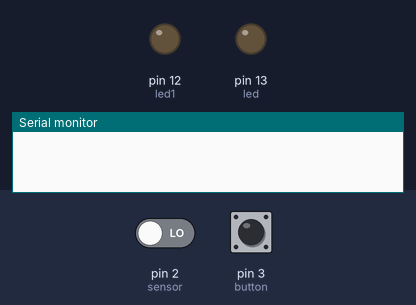
Bench run of a sketch on a simulated Arduino Uno, built with avr-gcc and run on an emulated ATmega328P. Parts: output pins drawn as LEDs (lit = HIGH), the last lines printed to the serial monitor. The test bench sets the inputs (shaded band); at power-on: pin 2 (sensor) LOW, pin 3 (button) LOW.

Above: at 1.2 s.
1.3 s: pin 2 (sensor) driven HIGH
At 1.6 s:
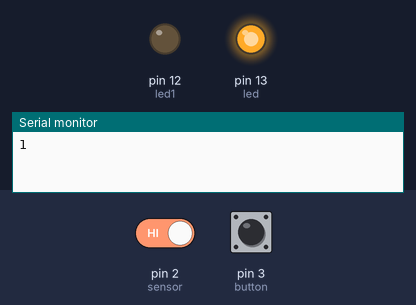
2.8 s: pin 3 (button) pulled HIGH for 0.15 s
At 2.88 s:
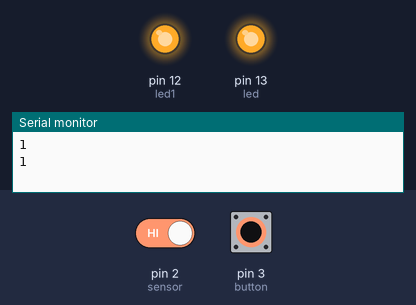
4.4 s: pin 3 (button) pulled HIGH for 3.2 s
At 8.8 s:
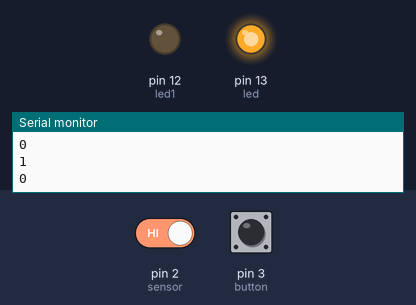
9.1 s: pin 2 (sensor) driven LOW
At 10.0 s:
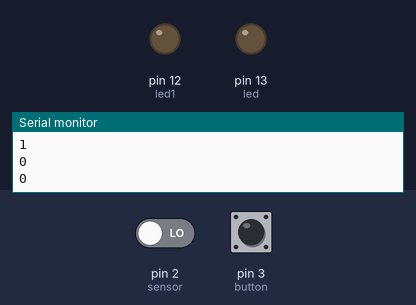
10.6 s: pin 3 (button) pulled HIGH for 1 s
At 11.1 s:
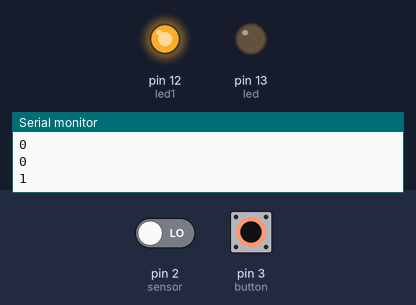
Timing chart, 0 to 13.6 s (numbered marks = the images above; inputs shaded):
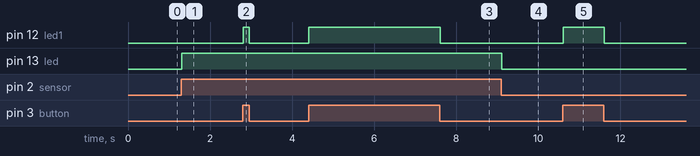

Measured:
- after the input at 1.3 s, pin 13 (led): LOW → HIGH at once
- after the input at 2.8 s, pin 12 (led1): LOW → HIGH at once, → LOW 0.15 s later
- after the input at 4.4 s, pin 12 (led1): LOW → HIGH at once, → LOW 3.2 s later
- after the input at 9.1 s, pin 13 (led): HIGH → LOW at once
- after the input at 10.6 s, pin 12 (led1): LOW → HIGH at once, → LOW 1.0 s later

The sketch:

Task_1.3C.ino
```cpp
const int led = 13;
const int led1 = 12;
const int sensor = 2;
const int button = 3;

volatile int current_state = LOW;
volatile int button_state = LOW;
void setup() {
  pinMode(led, OUTPUT);
  pinMode(led1, OUTPUT);

  pinMode(sensor, INPUT);
  pinMode(button, INPUT);

  Serial.begin(9600);
 attachInterrupt(digitalPinToInterrupt(sensor), pin_ISR1, CHANGE);
attachInterrupt( digitalPinToInterrupt(button), pin_ISR2, CHANGE);
}

void loop() {
}

void pin_ISR1(){
   current_state = digitalRead(sensor);
  Serial.println(current_state);
  delay(1000);
  if (current_state == HIGH) {
    digitalWrite(led,HIGH);
  }
  else{
    digitalWrite(led,LOW);
  }
}

void pin_ISR2(){
  button_state = digitalRead(button);
  Serial.println(button_state);
  delay(1000);
  if (button_state == HIGH) {
    digitalWrite(led1,HIGH);
  }
  else{
    digitalWrite(led1,LOW);
  }
}
```
